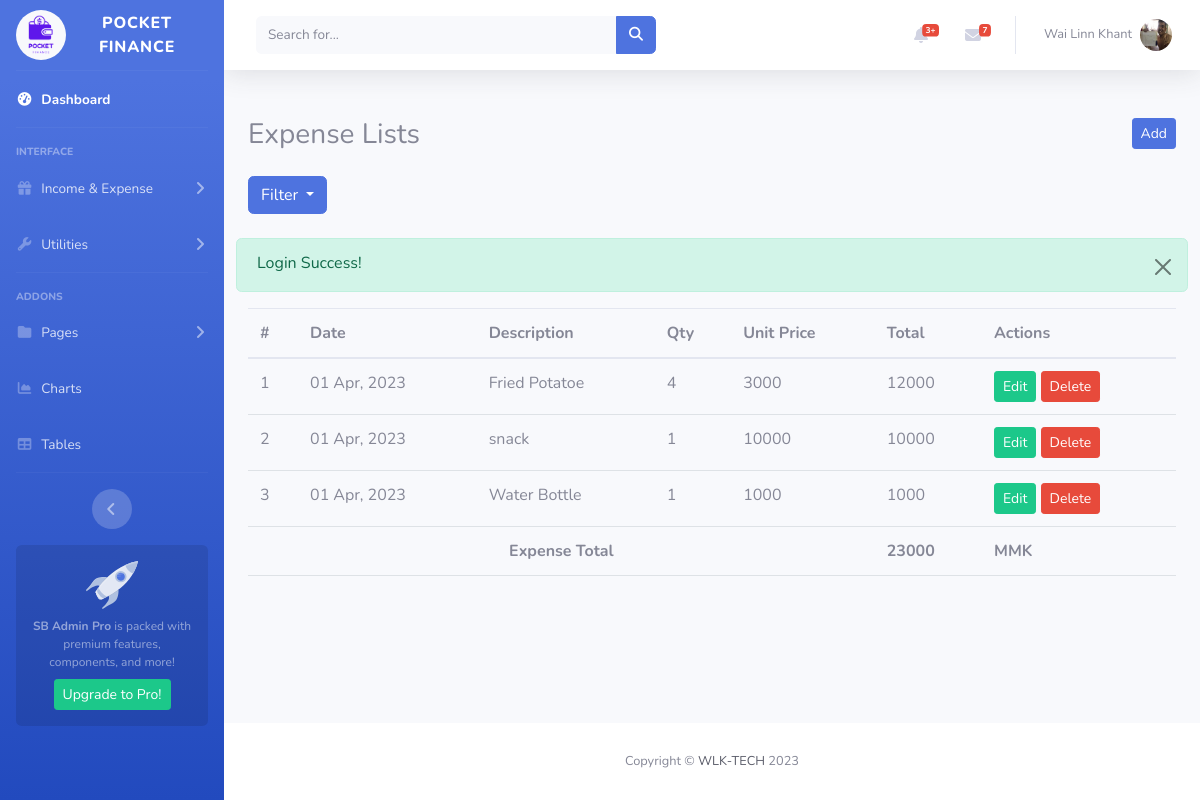
Page /index.php?page=expenselist (signed in) on the committed database.
### tables this page shows
CREATE TABLE `users` (
  `id` int(11) NOT NULL,
  `name` varchar(255) DEFAULT NULL,
  `email` varchar(255) DEFAULT NULL,
  `password` varchar(255) DEFAULT NULL,
  `profile` varchar(255) DEFAULT '1.png',
  `status` tinyint(4) NOT NULL DEFAULT 0,
  `role_id` int(11) NOT NULL DEFAULT 2,
  `created_at` timestamp NOT NULL DEFAULT current_timestamp(),
  `updated_at` timestamp NOT NULL DEFAULT current_timestamp()
);

CREATE TABLE `expenses` (
  `id` int(11) NOT NULL,
  `expdate` date NOT NULL,
  `description` text NOT NULL,
  `qty` int(11) NOT NULL,
  `unitprice` int(11) NOT NULL,
  `total` int(11) NOT NULL,
  `created_by` int(11) NOT NULL,
  `created_at` timestamp NOT NULL DEFAULT current_timestamp()
);

### app/QueryBuilder.php (called while the page is built, shortened)
<?php
class QueryBuilder{
    private $conn;
    public function __construct($connection){
        $this->conn = $connection;
        return $this->conn;
    }
    public function getAll($table, $cols, $join, $where, $order){
        $sql = "SELECT $cols FROM $table";
        if($where != null){
            $sql .= " WHERE $where";
        }
        if($order != null){
            $sql .= " ORDER BY $order";
        }
        $stmt = $this->conn->prepare($sql);
        $stmt->execute();
        $results = $stmt->fetchAll(PDO::FETCH_ASSOC);
        return $results;
    }
    public function get($table, $cols, $join, $where){
        $sql = "SELECT $cols FROM $table";
        if($where != null){
            $sql .= " WHERE $where";
        }
        $stmt = $this->conn->prepare($sql);
        $stmt->execute();
        $result = $stmt->fetch(PDO::FETCH_ASSOC);
        return $result;
    }
}
?>

### views/frontend/expense.php (the view, shortened to what this page needs)
<div class="container my-5">
    <div class="row">
        <h3 class="mb-4">Expense Lists
          <button class="btn btn-sm btn-primary float-end" data-bs-target="#expenseModal" data-bs-toggle="modal">Add</button>
        </h3>
        <div class="dropdown mb-4">
          <button type="button" class="btn btn-primary dropdown-toggle" data-bs-toggle="dropdown">
            Filter
          </button>
        </div>
        <?php if(isset($_SESSION['msg'])){ ?>
            <div class="alert alert-success alert-dismissible fade show pb-3" role="alert">
                <?php echo $_SESSION['msg'] ?>
                <button type="button" class="btn-close" data-bs-dismiss="alert" aria-label="Close"></button>
            </div>
        <?php }?>
        <div class=" table-responsive">
            <table class="table table-hovered">
                 <thead>
                    <tr>
                        <th>#</th>
                        <th>Date</th>
                        <th>Description</th>
                        <th>Qty</th>
                        <th>Unit Price</th>
                        <th>Total</th>
                        <th>Actions</th>
                    </tr>
                </thead>
                <tbody>
                    <?php
                    $no = 1;
                    foreach($expenses as $expense): ?>
                    <tr>
                        <td><?= $no++ ?></td>
                        <td><?= date("d M, Y", strtotime($expense['expdate']))  ?></td>
                        <td><?= $expense['description'] ?></td>
                        <td><?= $expense['qty'] ?></td>
                        <td><?= $expense['unitprice'] ?></td>
                        <td><?= $expense['total'] ?></td>
                        <td>
                            <button class="btn btn-sm btn-success edit"
                            data-id="<?= $expense['id'] ?>"
                            data-expdate="<?= $expense['expdate'] ?>"
                            data-description="<?= $expense['description'] ?>"
                            data-qty="<?= $expense['qty'] ?>"
                            data-unitprice="<?= $expense['unitprice'] ?>" data-bs-target="#editModal" data-bs-toggle="modal">Edit</button>
                            <button class="btn btn-sm btn-danger delete_id" data-id="<?= $expense['id'] ?>" data-bs-target="#deleteModal" data-bs-toggle="modal">Delete</button>
                        </td>
                    </tr>
                    <?php endforeach ?>
                </tbody>
                <tfoot>
                    <?php
                    $id = $_SESSION['auth']['id'];
                    $exptotal = $query->getAll("expenses", "sum(total) as exptotal", null, "created_by=$id", null);
                    ?>
                    <tr>
                        <th colspan="5" class="text-center">Expense Total</th>
                        <?php foreach($exptotal as $exp): ?>
                        <th><?= $exp['exptotal'] ?></th>
                        <?php endforeach ?>
                        <th>MMK</th>
                    </tr>
                </tfoot>
            </table>
        </div>
    </div>
</div>

### views/frontend/layouts/head.php (shortened to what this page needs)
<!DOCTYPE html>
<html lang="en">
<head>
    <link rel="stylesheet" href="./assets/css/bootstrap.min.css">
    <link href="./assets/admin/vendor/fontawesome-free/css/all.min.css" rel="stylesheet" type="text/css">
    <link href="./assets/admin/css/sb-admin-2.min.css" rel="stylesheet">
</head>

### views/frontend/layouts/sidebar.php (shortened to what this page needs)
<body id="page-top">
    <div id="wrapper">
        <ul class="navbar-nav bg-gradient-primary sidebar sidebar-dark accordion" id="accordionSidebar">
            <a class="sidebar-brand d-flex align-items-center justify-content-center" href="index.php?page=dashboard">
                <div class="sidebar-brand-icon">
                    <img src="./assets/img/brand.png" width="50px" alt="" class="rounded-circle bg-light">
                </div>
                <div class="sidebar-brand-text mx-3">Pocket Finance</div>
            </a>
            <hr class="sidebar-divider my-0">
            <li class="nav-item active">
                <a class="nav-link" href="index.php?page=dashboard">
                    <i class="fas fa-fw fa-tachometer-alt"></i>
                    <span>Dashboard</span>
                </a>
            </li>
            <hr class="sidebar-divider">
            <div class="sidebar-heading">
                Interface
            </div>
            <li class="nav-item">
                <a class="nav-link collapsed" href="#" data-toggle="collapse" data-target="#collapseTwo"
                    aria-expanded="true" aria-controls="collapseTwo">
                    <i class="fas fa-fw fa-gift"></i>
                    <span>Income & Expense</span>
                </a>
            </li>
            <li class="nav-item">
                <a class="nav-link collapsed" href="#" data-toggle="collapse" data-target="#collapseUtilities"
                    aria-expanded="true" aria-controls="collapseUtilities">
                    <i class="fas fa-fw fa-wrench"></i>
                    <span>Utilities</span>
                </a>
            </li>
            <hr class="sidebar-divider">
            <div class="sidebar-heading">
                Addons
            </div>
            <li class="nav-item">
                <a class="nav-link collapsed" href="#" data-toggle="collapse" data-target="#collapsePages"
                    aria-expanded="true" aria-controls="collapsePages">
                    <i class="fas fa-fw fa-folder"></i>
                    <span>Pages</span>
                </a>
            </li>
            <li class="nav-item">
                <a class="nav-link" href="charts.html">
                    <i class="fas fa-fw fa-chart-area"></i>
                    <span>Charts</span></a>
            </li>
            <li class="nav-item">
                <a class="nav-link" href="tables.html">
                    <i class="fas fa-fw fa-table"></i>
                    <span>Tables</span></a>
            </li>
            <hr class="sidebar-divider d-none d-md-block">
            <div class="text-center d-none d-md-inline">
                <button class="rounded-circle border-0" id="sidebarToggle"></button>
            </div>
            <div class="sidebar-card d-none d-lg-flex">
                <img class="sidebar-card-illustration mb-2" src="./assets/admin/img/undraw_rocket.svg" alt="...">
                <p class="text-center mb-2"><strong>SB Admin Pro</strong> is packed with premium features, components, and more!</p>
                <a class="btn btn-success btn-sm" href="https://startbootstrap.com/theme/sb-admin-pro">Upgrade to Pro!</a>
            </div>
        </ul>

### views/frontend/layouts/nav.php (shortened to what this page needs)
<div id="content-wrapper" class="d-flex flex-column">
    <div id="content">
        <nav class="navbar navbar-expand navbar-light bg-white topbar mb-4 static-top shadow">
            <form
                class="d-none d-sm-inline-block form-inline mr-auto ml-md-3 my-2 my-md-0 mw-100 navbar-search">
                <div class="input-group">
                    <input type="text" class="form-control bg-light border-0 small" placeholder="Search for..."
                        aria-label="Search" aria-describedby="basic-addon2">
                    <div class="input-group-append">
                        <button class="btn btn-primary" type="button">
                            <i class="fas fa-search fa-sm"></i>
                        </button>
                    </div>
                </div>
            </form>
            <ul class="navbar-nav ml-auto">
                <li class="nav-item dropdown no-arrow mx-1">
                    <a class="nav-link dropdown-toggle" href="#" id="alertsDropdown" role="button"
                        data-toggle="dropdown" aria-haspopup="true" aria-expanded="false">
                        <i class="fas fa-bell fa-fw"></i>
                        <span class="badge badge-danger badge-counter">3+</span>
                    </a>
                </li>
                <li class="nav-item dropdown no-arrow mx-1">
                    <a class="nav-link dropdown-toggle" href="#" id="messagesDropdown" role="button"
                        data-toggle="dropdown" aria-haspopup="true" aria-expanded="false">
                        <i class="fas fa-envelope fa-fw"></i>
                        <span class="badge badge-danger badge-counter">7</span>
                    </a>
                </li>
                <li class="nav-item dropdown no-arrow">
                    <?php
                    $id = $_SESSION['auth']['id'];
                    $user = $query->get("users", "*", null, "id = $id");
                    ?>
                    <a class="nav-link dropdown-toggle" href="#" id="userDropdown" role="button"
                        data-toggle="dropdown" aria-haspopup="true" aria-expanded="false">
                        <span class="mr-2 d-none d-lg-inline text-gray-600 small"><?= $user['name'] ?></span>
                        <img class="img-profile rounded-circle"
                            src="./assets/profiles/<?= $user['profile'] ?>">
                    </a>
                </li>
            </ul>
        </nav>

### index.php (shortened to what this page needs)
<?php
include("./app/QueryBuilder.php");
$db = new DB();
$connection = $db->connect();
$query = new QueryBuilder($connection);
include("./views/frontend/layouts/head.php");
include("./views/frontend/layouts/sidebar.php");
include("./views/frontend/layouts/nav.php");
if(isset($_GET['page'])){
    $page = $_GET['page'];
    if($page == "dashboard"){
        include("./views/frontend/dashboard.php");
    }elseif($page == "admindashboard"){
        $users = $query->getAll("users", "*", null, null, null);
        include("./views/frontend/admindashboard.php");
    }elseif($page=="profile"){
        include("./views/frontend/profile.php");
    }elseif($page == "expenselist"){
        $id = $_SESSION['auth']['id'];
        if(isset($_GET['month'])){
            $month = $_GET['month'];
            $expenses = $query->getAll("expenses", "*", null, "created_by = $id AND MONTH(expdate)='$month'", "created_at DESC");
        }else{
            $expenses = $query->getAll("expenses", "*", null, "created_by = $id", "created_at DESC");
        }
        include("./views/frontend/expense.php");
    }elseif($page == "incomelist"){
        $id = $_SESSION['auth']['id'];
        $incomes = $query->getAll("incomes", "*", null, "created_by = $id", "created_at DESC");
        include("./views/frontend/income.php");
    }
}else{
    include("./views/frontend/dashboard.php");
}
include("./views/frontend/layouts/footer.php");
include("./views/frontend/layouts/script.php");
?>

### views/frontend/layouts/footer.php (shortened to what this page needs)
</div>
            <footer class="sticky-footer bg-white">
                <div class="container my-auto">
                    <div class="copyright text-center my-auto">
                        <span>Copyright &copy; <a href="https://www.facebook.com/profile.php?id=100087413634026" target="_blank" class="text-dark">WLK-TECH</a> 2023</span>
                    </div>
                </div>
            </footer>
        </div>
    </div>

### views/frontend/layouts/script.php (shortened to what this page needs)
</body>
</html>

### rows in the picture
users: name "Wai Linn Khant", profile (picture)
expenses: expdate "01 Apr, 2023", description "Fried Potatoe", qty "4", unitprice "3000", total "12000"
expenses: expdate "01 Apr, 2023", description "snack", qty "1", unitprice "10000", total "10000"
expenses: expdate "01 Apr, 2023", description "Water Bottle", qty "1", unitprice "1000", total "1000"

### other values in the picture
$_SESSION['msg'] "Login Success!"
$exp['exptotal'] "23000"
